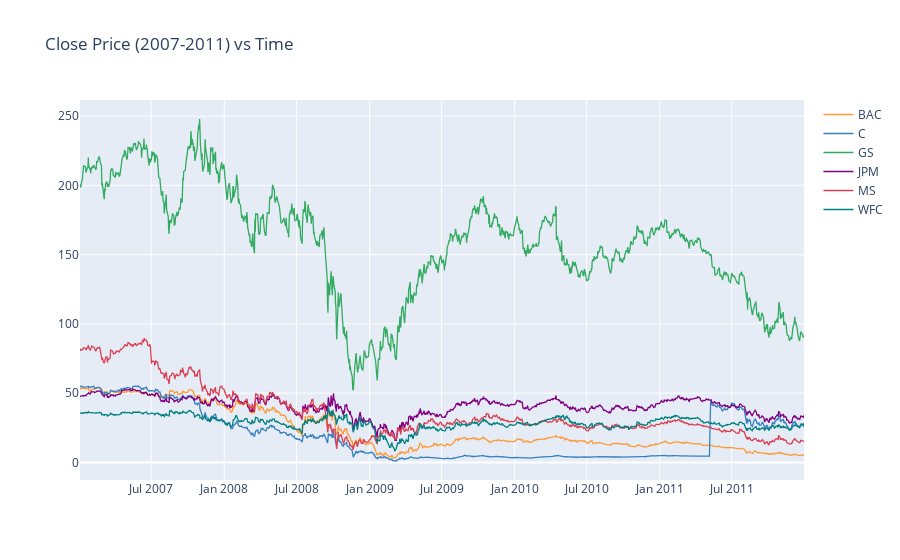

This figure's notebook cell:
### Code cell
# Making a plotly plot of the Close Price vs Time for the years 2007-2011 showing the financial crisis in 2008.
layout = go.Layout(
    title=go.layout.Title(
        text='Close Price (2007-2011) vs Time',
    ))
bank_stocks.xs(key='close',axis=1,level='Info').loc['2007-01-01':'2012-01-01'].iplot(layout=layout)

### Figure 1 — Plotly figure (JSON) as saved in the notebook; plotly's stock layout.template omitted (floating-point values rounded to 4 significant figures; data arrays with more than 128 entries replaced by an {"elided": "..."} marker saying what was removed)
{"data": [{"line": {"color": "rgba(255, 153, 51, 1.0)", "dash": "solid", "shape": "linear", "width": 1.3}, "mode": "lines", "name": "BAC", "text": "", "type": "scatter", "x": {"elided": "1260 str values"}, "y": {"elided": "1260 float values"}}, {"line": {"color": "rgba(55, 128, 191, 1.0)", "dash": "solid", "shape": "linear", "width": 1.3}, "mode": "lines", "name": "C", "text": "", "type": "scatter", "x": {"elided": "1260 str values"}, "y": {"elided": "1260 float values"}}, {"line": {"color": "rgba(50, 171, 96, 1.0)", "dash": "solid", "shape": "linear", "width": 1.3}, "mode": "lines", "name": "GS", "text": "", "type": "scatter", "x": {"elided": "1260 str values"}, "y": {"elided": "1260 float values"}}, {"line": {"color": "rgba(128, 0, 128, 1.0)", "dash": "solid", "shape": "linear", "width": 1.3}, "mode": "lines", "name": "JPM", "text": "", "type": "scatter", "x": {"elided": "1260 str values"}, "y": {"elided": "1260 float values"}}, {"line": {"color": "rgba(219, 64, 82, 1.0)", "dash": "solid", "shape": "linear", "width": 1.3}, "mode": "lines", "name": "MS", "text": "", "type": "scatter", "x": {"elided": "1260 str values"}, "y": {"elided": "1260 float values"}}, {"line": {"color": "rgba(0, 128, 128, 1.0)", "dash": "solid", "shape": "linear", "width": 1.3}, "mode": "lines", "name": "WFC", "text": "", "type": "scatter", "x": {"elided": "1260 str values"}, "y": {"elided": "1260 float values"}}], "layout": {"title": {"text": "Close Price (2007-2011) vs Time"}}}
